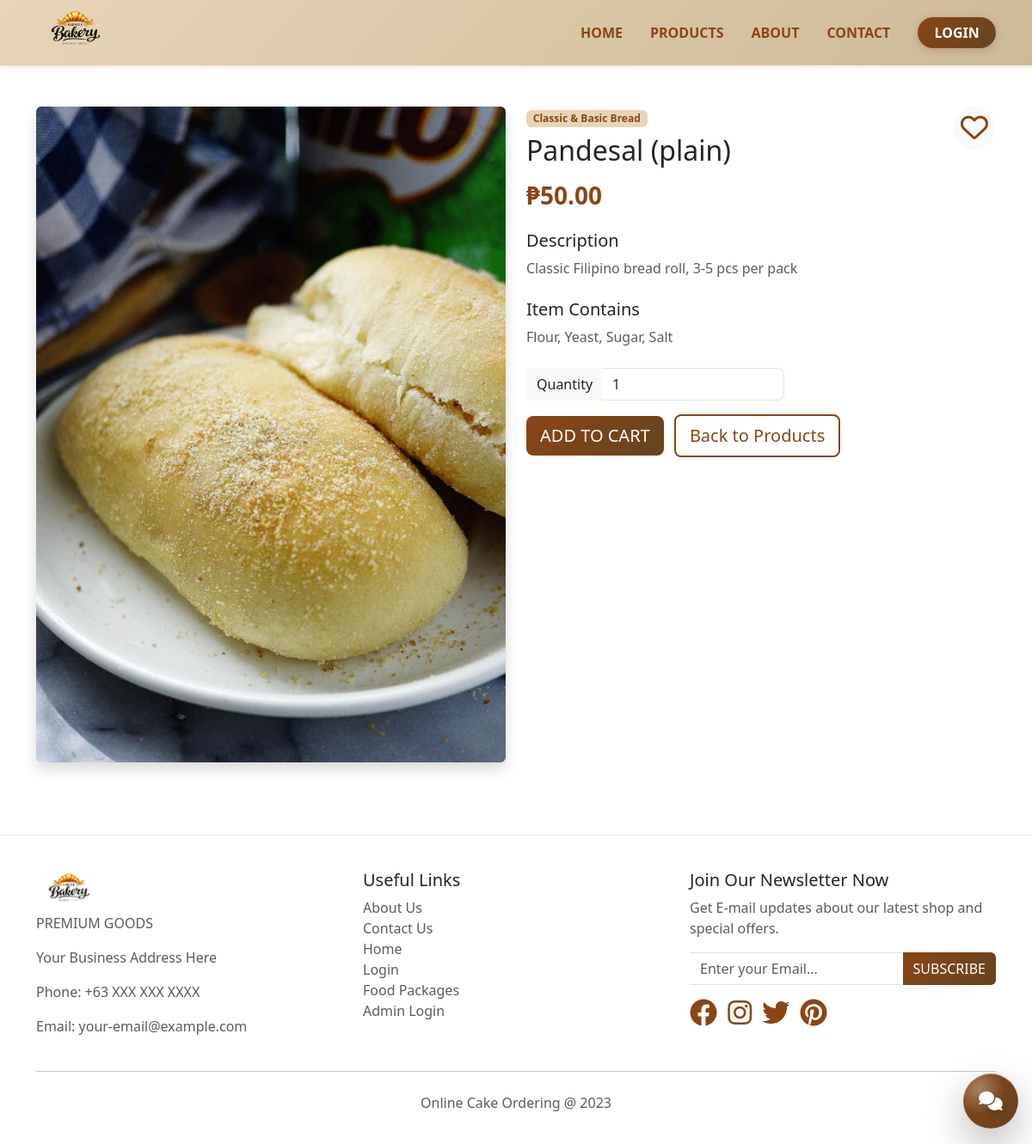
The page /backend/product-details.php?id=1 on the database its author committed.
### tables this page shows
CREATE TABLE IF NOT EXISTS items (
    itemID INT AUTO_INCREMENT PRIMARY KEY,
    packageName VARCHAR(255) NOT NULL,
    foodDescription TEXT,
    itemContains TEXT,
    categoryID INT,
    itemImage VARCHAR(255),
    size VARCHAR(50),
    status VARCHAR(20) DEFAULT 'Active',
    suitableFor INT,
    price DECIMAL(10,2) NOT NULL,
    creationDate DATETIME DEFAULT CURRENT_TIMESTAMP,
    FOREIGN KEY (categoryID) REFERENCES categories(categoryID)
);

CREATE TABLE IF NOT EXISTS categories (
    categoryID INT AUTO_INCREMENT PRIMARY KEY,
    categoryName VARCHAR(255) NOT NULL,
    creationDate DATETIME DEFAULT CURRENT_TIMESTAMP
);

### backend/connect.php (called while the page is built, shortened)
<?php
  function executePreparedQuery($query, $types = "", $params = []){
    $conn = $GLOBALS['conn'];
    try {
      $stmt = $conn->prepare($query);
    } catch (mysqli_sql_exception $e) {
      $GLOBALS['db_last_error'] = $e->getMessage();
      error_log("Prepare failed: " . $e->getMessage());
      return false;
    }
    if(!empty($params)){
      $stmt->bind_param($types, ...$params);
    }
    if(!$stmt->execute()){
      $GLOBALS['db_last_error'] = $stmt->error;
      error_log("Execute failed: " . $stmt->error);
      $stmt->close();
      return false;
    }
    $result = $stmt->get_result();
    return $result;
  }
?>

### backend/includes/bootstrap.php (called while the page is built, shortened)
<?php
require_once __DIR__ . '/../connect.php';
function app_path_prefix(int $depth = 0): string {
    return str_repeat('../', $depth);
}
function product_image_url(array $itemRow, int $depth = 0): string {
    $prefix = app_path_prefix($depth);
    $name = (string)($itemRow['packageName'] ?? '');
    $folder = find_frontend_image_folder_for_product_name($name);
    if ($folder !== null) {
        $baseDir = realpath(__DIR__ . '/../../frontend/images/' . $folder);
        if ($baseDir && is_dir($baseDir)) {
            $it = new FilesystemIterator($baseDir, FilesystemIterator::SKIP_DOTS);
            foreach ($it as $fileInfo) {
                $ext = strtolower($fileInfo->getExtension());
                return $prefix . 'frontend/images/' . $folder . '/' . $fileInfo->getFilename();
            }
        }
    }
    return $prefix . 'frontend/images/placeholder.jpg';
}
function find_frontend_image_folder_for_product_name(string $productName): ?string {
    $baseDir = realpath(__DIR__ . '/../../frontend/images');
    $folders = [];
    $it = new FilesystemIterator($baseDir, FilesystemIterator::SKIP_DOTS);
    foreach ($it as $fileInfo) {
        if ($fileInfo->isDir()) {
            $folders[] = $fileInfo->getFilename();
        }
    }
    $q = strtolower(trim($productName));
    foreach ($folders as $folder) {
        $folderLower = strtolower($folder);
        if (strpos($folderLower, 'bread') !== false) {
            $subfolder = find_bread_subfolder_for_product($productName, $folder);
            if ($subfolder !== null) {
                return $folder . '/' . $subfolder;
            }
        }
    }
    return null;
}
function find_bread_subfolder_for_product(string $productName, string $breadFolder): ?string {
    $baseDir = realpath(__DIR__ . "/../../frontend/images/{$breadFolder}");
    $q = strtolower(trim($productName));
    $qTokens = preg_split('/[\s\(\)\–-]+/', $q, -1, PREG_SPLIT_NO_EMPTY);
    $bestMatch = null;
    $bestScore = 0;
    $search = function($dir, $relative = '') use (&$search, $q, $qTokens, &$bestMatch, &$bestScore) {
        $items = scandir($dir);
        foreach ($items as $item) {
            if ($item === '.' || $item === '..') continue;
            $path = $dir . DIRECTORY_SEPARATOR . $item;
            if (is_dir($path)) {
                $subfolderName = $item;
                $subLower = strtolower($subfolderName);
                $subTokens = preg_split('/[\s\(\)\–-]+/', $subLower, -1, PREG_SPLIT_NO_EMPTY);
                $score = 0;
                foreach ($qTokens as $qt) {
                    foreach ($subTokens as $st) {
                        if (strlen($st) < 3) continue;
                        if ($st === $qt) {
                            $score += 10;
                        } elseif (strpos($st, $qt) !== false || strpos($qt, $st) !== false) {
                            $score += 3;
                        }
                    }
                }
                if ($score > $bestScore) {
                    $bestScore = $score;
                    $bestMatch = ($relative ? $relative . '/' : '') . $subfolderName;
                }
            }
        }
    };
    return $bestMatch;
}

### backend/product-details.php (the view, shortened to what this page needs)
<?php
require_once __DIR__ . '/includes/bootstrap.php';
$itemID = intval($_GET['id']);
$query = "SELECT items.*, categories.categoryName FROM items
          LEFT JOIN categories ON items.categoryID = categories.categoryID
          WHERE items.itemID = ? AND items.status = 'Active'";
$result = executePreparedQuery($query, "i", [$itemID]);
$item = mysqli_fetch_assoc($result);
include(__DIR__ . "/includes/header.php");
?>
<div class="container my-5">
  <div class="row">
    <div class="col-md-6 mb-4">
      <img src="<?php echo product_image_url($item, 1); ?>"
           class="img-fluid rounded shadow" alt="<?php echo $item['packageName']; ?>">
    </div>
    <div class="col-md-6">
      <div class="d-flex justify-content-between align-items-start mb-3">
        <div>
          <span class="badge text-brown bg-brown-lighter mb-2"><?php echo $item['categoryName']; ?></span>
          <h2 class="mb-0"><?php echo $item['packageName']; ?></h2>
        </div>
        <button class="btn btn-light rounded-circle" style="width: 50px; height: 50px; padding: 0;" onclick="toggleFavorite(this, <?php echo $item['itemID']; ?>)">
          <i class="far fa-heart fa-2x"></i>
        </button>
      </div>
      <p class="h3 text-brown fw-bold mb-4">₱<?php echo $item['price']; ?></p>
      <div class="mb-4">
        <h5>Description</h5>
        <p class="text-muted"><?php echo nl2br($item['foodDescription']); ?></p>
      </div>
      <?php if($item['itemContains']): ?>
      <div class="mb-4">
        <h5>Item Contains</h5>
        <p class="text-muted"><?php echo nl2br($item['itemContains']); ?></p>
      </div>
      <?php endif; ?>
      <form method="POST" action="cart.php" class="mt-4">
        <div class="input-group mb-3" style="max-width: 300px;">
          <label class="input-group-text">Quantity</label>
          <input type="number" class="form-control" name="quantity" value="1" min="1">
        </div>
        <button type="submit" class="btn btn-brown btn-lg">ADD TO CART</button>
        <a href="products.php" class="btn btn-outline-brown btn-lg ms-2">Back to Products</a>
      </form>
    </div>
  </div>
</div>
<?php include(__DIR__ . "/includes/footer.php"); ?>

### frontend/css/style.css (style rules this page uses)
:root { --brown-primary: #8B4513; --brown-dark: #654321; --brown-light: #D4A574; --brown-lighter: #E8D5B7; --brown-accent: #CDBA96; }
.text-brown { color: var(--brown-primary) !important; }
.bg-brown-lighter { background-color: var(--brown-lighter) !important; }
.btn-brown { background: linear-gradient(135deg, var(--brown-primary), var(--brown-dark)); border: none; color: #fff !important; transition: all 0.3s ease; }
.btn-outline-brown { border: 2px solid var(--brown-primary); color: var(--brown-primary); background: transparent; transition: all 0.3s ease; }
i.fas, i.far, i.fab, .fas, .far, .fab { color: var(--brown-primary); }
.text-brown { color: #8B4513 !important; }
.input-group .input-group-text { border: none; border-radius: 8px 0 0 8px; }
.input-group .form-control { border-left: none; border-radius: 0 8px 8px 0; }

### rows shown on the page
items: packageName (picture), categoryID.categoryName "Classic & Basic Bread", packageName "Pandesal (plain)", price "50.00", foodDescription "Classic Filipino bread roll, 3-5 pcs per pack", itemContains "Flour, Yeast, Sugar, Salt"
